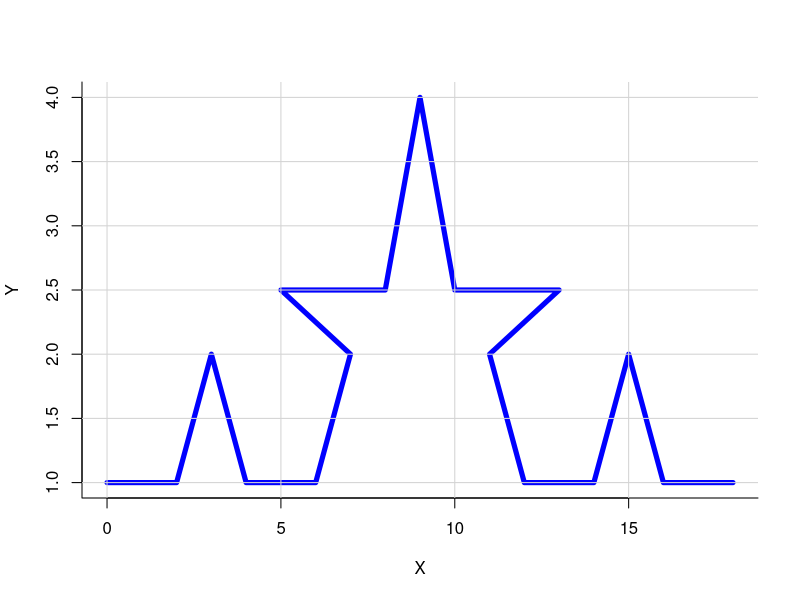

R code for this plot:

x = c(0, 2, 3, 4, 6, 7, 5, 8, 9, 10, 13, 11, 12, 14, 15, 16, 18)
y = c( 1, 1, 2, 1, 1, 2, 2.5, 2.5, 4, 2.5, 2.5, 2, 1, 1, 2, 1, 1)
plot(x,y,type="l",bty="L",xlab="X",ylab="Y")
points(x,y,type="l",col="blue",lwd=5)
grid(lty=1);

copo=function(iteraciones, tamanio){
  iteraciones=iteraciones+1
  retorno=c(1:iteraciones)
  for (i in retorno) {
    if(i==1){
      retorno[i]=tamanio
    }
    else{
      retorno[i] = (4/3)*retorno[i-1]
    }
  }
  return (retorno)
}
iteraciones = 2
tamanio=10

retorno = copo(iteraciones, tamanio)
print(retorno[iteraciones])


